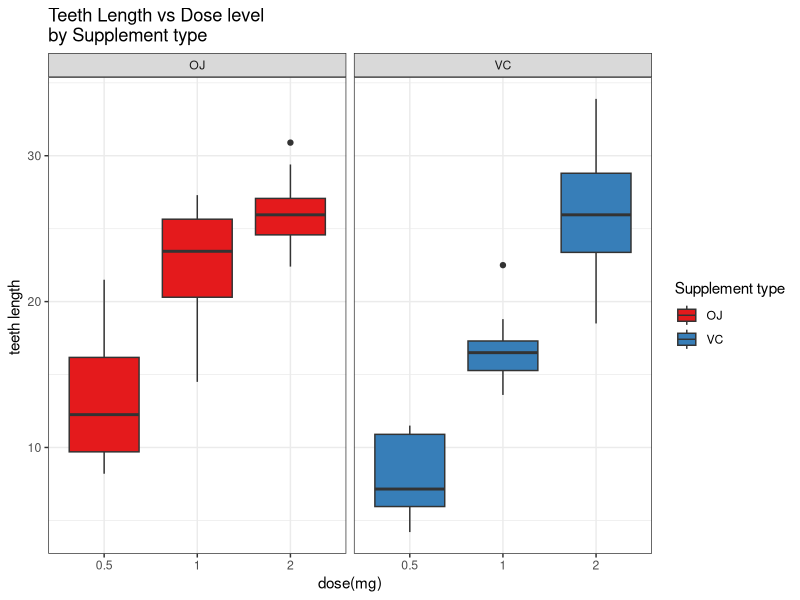
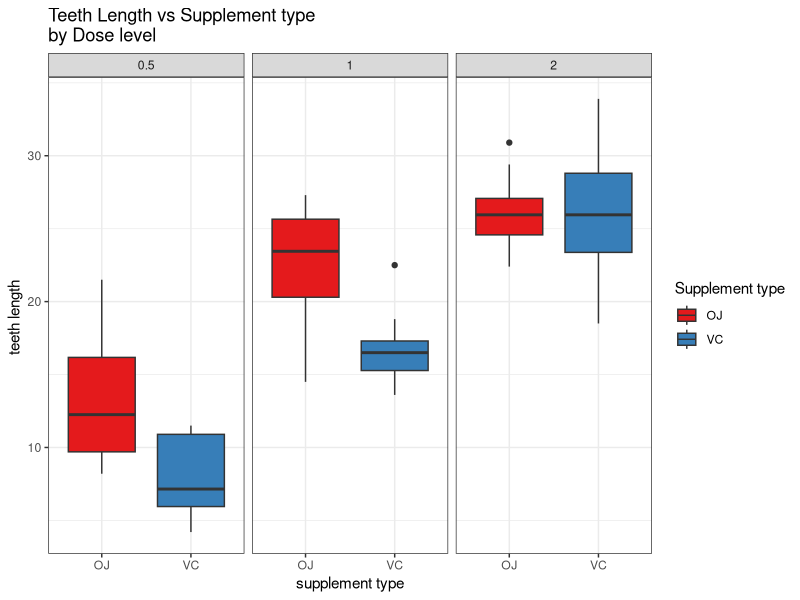

Write R code to recreate these figures, in order. (Note: this script raises an error after producing the figures.)
## ---- chunk 1
knitr::opts_chunk$set(echo = TRUE)
## ---- chunk 2
#Load required packages
library(dplyr, warn.conflicts = F)
library(ggplot2)
#Load data and convert to tbl format
ToothGrowth <- tbl_df(ToothGrowth)
## ---- chunk 3
#Structure of the dataframe
ToothGrowth %>% str()
#Summary
ToothGrowth %>% summary()
## ---- chunk 4
#Unique values in the dose vector
ToothGrowth %>% select(dose) %>% unique()
## ---- chunk 5
#Convert to factor
ToothGrowth <- ToothGrowth %>% mutate(dose = as.factor(dose))
## ---- chunk 6
ToothGrowth %>%
ggplot(aes(x=dose, y=len, fill = supp)) +
geom_boxplot() +
facet_grid(. ~ supp) +
scale_fill_brewer(palette = "Set1") +
theme_bw() +
ggtitle("Teeth Length vs Dose level \nby Supplement type") +
labs(x="dose(mg)", y= "teeth length ") +
guides(fill=guide_legend(title="Supplement type"))
## ---- chunk 7
ToothGrowth %>%
ggplot(aes(x = supp, y = len)) +
geom_boxplot(aes(fill = supp)) +
facet_wrap(~ dose) +
scale_fill_brewer(palette = "Set1") +
theme_bw() +
ggtitle("Teeth Length vs Supplement type \nby Dose level ") +
labs(x="supplement type", y= "teeth length ") +
guides(fill=guide_legend(title="Supplement type"))
## ---- chunk 8
ToothGrowth  %>% filter(dose == 2)  %>% group_by(supp)   %>%  summarise(avg.length = mean(len))
## ---- chunk 9
#Exract the len and dose vectors from the df ToothGrowth
len_a <- ToothGrowth %>% filter(dose %in% c(0.5,1)) %>% select(len) %>% unlist()
dose_a <- ToothGrowth %>% filter(dose %in% c(0.5,1)) %>% select(dose) %>% unlist()
#Test
(Test.a <- t.test(len_a~dose_a, paired = FALSE))
## ---- chunk 10
#Exract the len and dose vectors from the df ToothGrowth
len_b <- ToothGrowth %>% filter(dose %in% c(0.5,2)) %>% select(len) %>% unlist()
dose_b <- ToothGrowth %>% filter(dose %in% c(0.5, 2)) %>% select(dose) %>% unlist()
#Test
(Test.b <- t.test(len_b~dose_b, paired = FALSE))
## ---- chunk 11
#Exract the len and dose vectors from the df ToothGrowth
len_c <- ToothGrowth %>% filter(dose %in% c(1,2)) %>% select(len) %>% unlist()
dose_c <- ToothGrowth %>% filter(dose %in% c(1,2)) %>% select(dose) %>% unlist()
#Test c
(Test.c <- t.test(len_c~dose_c, paired = FALSE))
## ---- chunk 12
#Exract the len and supp vectors from the df ToothGrowth
len <- ToothGrowth %>% select(len) %>% unlist()
supp <- ToothGrowth %>% select(supp) %>% unlist()
#Test
t.test(len~supp, paired=F)
